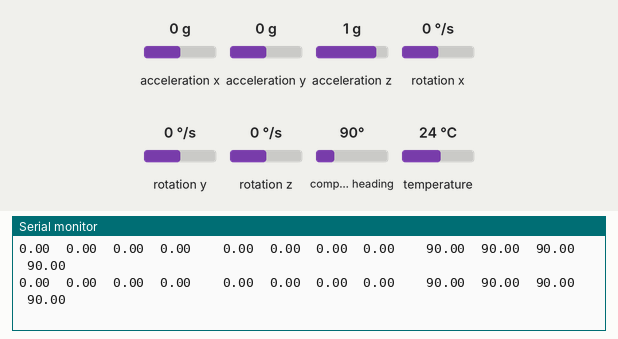
Bench run of a sketch on a simulated Arduino Uno, built with avr-gcc and run on an emulated ATmega328P. On the bench: the last lines printed to the serial monitor. The test bench sets the inputs (shaded band); at power-on: acceleration x 0 g, acceleration y 0 g, compass heading 90°, acceleration z 1 g, rotation x 0 °/s, rotation y 0 °/s, rotation z 0 °/s, temperature 24 °C.

Above: at 1.2 s.
1.3 s: acceleration x set to -0.8 g
At 2.1 s:
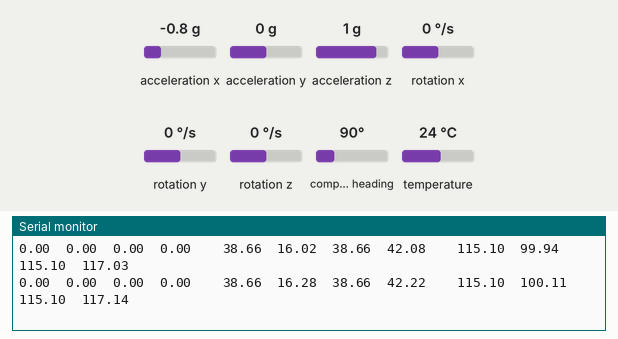
4.3 s: acceleration y set to -1.4 g
At 5.4 s:
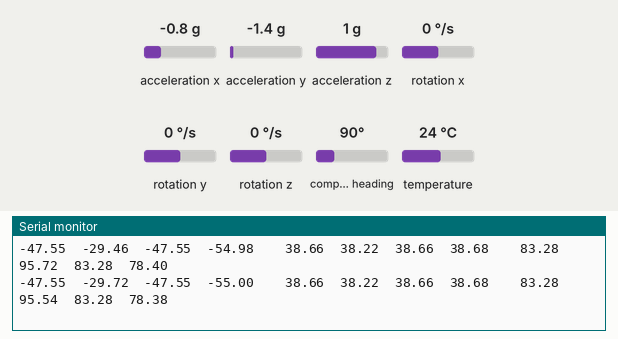
7.3 s: compass heading set to 7°
At 8.0 s:
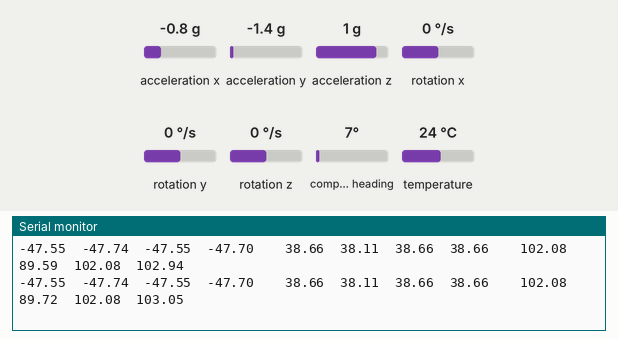
10.3 s: acceleration z set to -1.4 g
At 10.9 s:
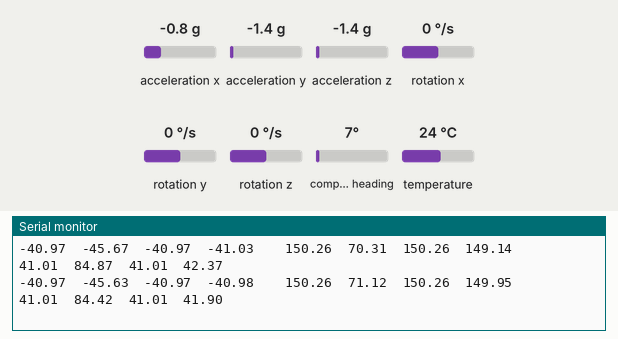
13.3 s: acceleration x set to 0 g
At 13.9 s:
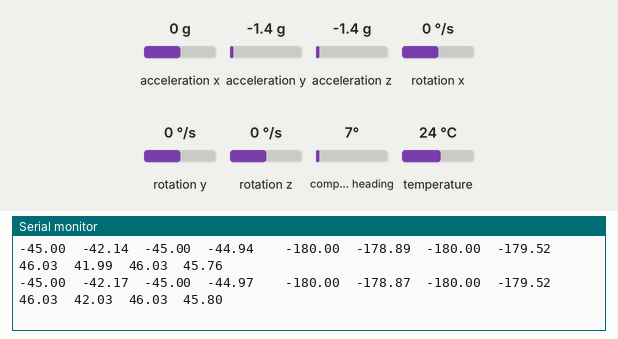
Timing chart, 0 to 16.3 s (numbered marks = the images above; inputs shaded):
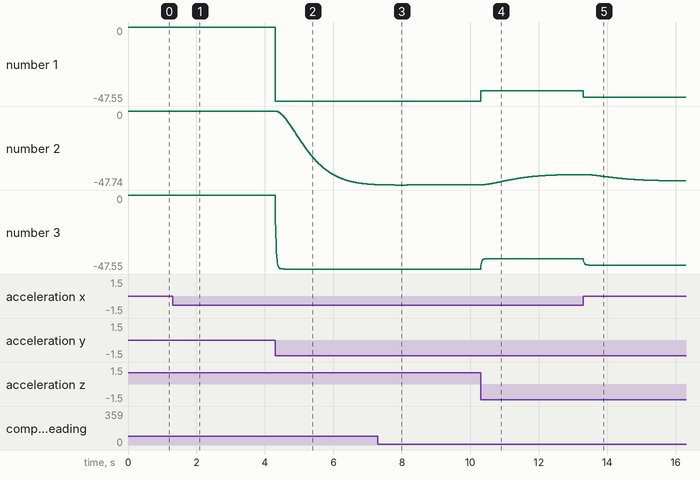

The sketch:

more_orientation_display.ino
```cpp
#include <Wire.h>
#include <Kalman.h> // Source: https://github.com/TKJElectronics/KalmanFilter
#include <Adafruit_LSM9DS1.h>
#include <Adafruit_Sensor.h>  // not used in this demo but required!

// i2c
Adafruit_LSM9DS1 lsm = Adafruit_LSM9DS1();

#define LSM9DS1_SCK A5
#define LSM9DS1_MISO 12
#define LSM9DS1_MOSI A4
#define LSM9DS1_XGCS 6
#define LSM9DS1_MCS 5

//#define RESTRICT_PITCH // Comment out to restrict roll to ±90deg instead - please read: http://www.freescale.com/files/sensors/doc/app_note/AN3461.pdf

Kalman kalmanX, kalmanY, kalmanZ; // Create the Kalman instances

/* IMU Data */
double accX, accY, accZ;
double gyroX, gyroY, gyroZ;
double magX, magY, magZ;
int16_t tempRaw;

double roll, pitch, yaw; // Roll and pitch are calculated using the accelerometer while yaw is calculated using the magnetometer

double gyroXangle, gyroYangle, gyroZangle; // Angle calculate using the gyro only
double compAngleX, compAngleY, compAngleZ; // Calculated angle using a complementary filter
double kalAngleX, kalAngleY, kalAngleZ; // Calculated angle using a Kalman filter

uint32_t timer;

void setupSensor()
{
  // 1.) Set the accelerometer range
  lsm.setupAccel(lsm.LSM9DS1_ACCELRANGE_2G);
  //lsm.setupAccel(lsm.LSM9DS1_ACCELRANGE_4G);
  //lsm.setupAccel(lsm.LSM9DS1_ACCELRANGE_8G);
  //lsm.setupAccel(lsm.LSM9DS1_ACCELRANGE_16G);

  // 2.) Set the magnetometer sensitivity
  lsm.setupMag(lsm.LSM9DS1_MAGGAIN_4GAUSS);
  //lsm.setupMag(lsm.LSM9DS1_MAGGAIN_8GAUSS);
  //lsm.setupMag(lsm.LSM9DS1_MAGGAIN_12GAUSS);
  //lsm.setupMag(lsm.LSM9DS1_MAGGAIN_16GAUSS);

  // 3.) Setup the gyroscope
  lsm.setupGyro(lsm.LSM9DS1_GYROSCALE_245DPS);
  //lsm.setupGyro(lsm.LSM9DS1_GYROSCALE_500DPS);
  //lsm.setupGyro(lsm.LSM9DS1_GYROSCALE_2000DPS);
}


void setup() {
  Serial.begin(115200);

  while (!Serial) {
    delay(1); // will pause Zero, Leonardo, etc until serial console opens
  }

  Serial.println("LSM9DS1 data read demo");

  // Try to initialise and warn if we couldn't detect the chip
  if (!lsm.begin())
  {
    Serial.println("Oops ... unable to initialize the LSM9DS1. Check your wiring!");
    while (1);
  }
  Serial.println("Found LSM9DS1 9DOF");


  //Wire.begin(); //maybe needed, prob not cuz its for i2c
  setupSensor();
  lsm.read();  /* ask it to read in the data */
  /* Get a new sensor event */


  /* Set Kalman and gyro starting angle */
  updatesensors(); //get accel, gyro, mag, temp vals and name
  updatePitchRoll();
  updateYaw();

  kalmanX.setAngle(roll); // First set roll starting angle
  gyroXangle = roll;
  compAngleX = roll;

  kalmanY.setAngle(pitch); // Then pitch
  gyroYangle = pitch;
  compAngleY = pitch;

  kalmanZ.setAngle(yaw); // And finally yaw
  gyroZangle = yaw;
  compAngleZ = yaw;

  timer = micros(); // Initialize the timer
}

void loop() {
  /* Update all the IMU values */
  lsm.read();  /* ask it to read in the data */
  /* Get a new sensor event */


  updatesensors();

  double dt = (double)(micros() - timer) / 1000000; // Calculate delta time
  timer = micros();


  /* Roll and pitch estimation */
  updatePitchRoll();
  //double gyroXrate = gyroX / 131.0; // Convert to deg/s //prob not needed
  //double gyroYrate = gyroY / 131.0; // Convert to deg/s

#ifdef RESTRICT_PITCH
  // This fixes the transition problem when the accelerometer angle jumps between -180 and 180 degrees
  if ((roll < -90 && kalAngleX > 90) || (roll > 90 && kalAngleX < -90)) {
    kalmanX.setAngle(roll);
    compAngleX = roll;
    kalAngleX = roll;
    gyroXangle = roll;
  } else
    kalAngleX = kalmanX.getAngle(roll, gyroX, dt); // Calculate the angle using a Kalman filter

  if (abs(kalAngleX) > 90)
    gyroY = -gyroY; // Invert rate, so it fits the restricted accelerometer reading
  kalAngleY = kalmanY.getAngle(pitch, gyroY, dt);
#else
  // This fixes the transition problem when the accelerometer angle jumps between -180 and 180 degrees
  if ((pitch < -90 && kalAngleY > 90) || (pitch > 90 && kalAngleY < -90)) {
    kalmanY.setAngle(pitch);
    compAngleY = pitch;
    kalAngleY = pitch;
    gyroYangle = pitch;
  } else
    kalAngleY = kalmanY.getAngle(pitch, gyroY, dt); // Calculate the angle using a Kalman filter

  if (abs(kalAngleY) > 90)
    gyroX = -gyroX; // Invert rate, so it fits the restricted accelerometer reading
  kalAngleX = kalmanX.getAngle(roll, gyroX, dt); // Calculate the angle using a Kalman filter
#endif


  /* Yaw estimation */
  updateYaw();
  //double gyroZrate = gyroZ / 131.0; // Convert to deg/s  //prob not needed
  // This fixes the transition problem when the yaw angle jumps between -180 and 180 degrees
  if ((yaw < -90 && kalAngleZ > 90) || (yaw > 90 && kalAngleZ < -90)) {
    kalmanZ.setAngle(yaw);
    compAngleZ = yaw;
    kalAngleZ = yaw;
    gyroZangle = yaw;
  } else
    kalAngleZ = kalmanZ.getAngle(yaw, gyroZ, dt); // Calculate the angle using a Kalman filter


  /* Estimate angles using gyro only */
  //gyroXangle += gyroX * dt; // Calculate gyro angle without any filter
  //gyroYangle += gyroY * dt;
  //gyroZangle += gyroZ * dt;
  gyroXangle += kalmanX.getRate() * dt; // Calculate gyro angle using the unbiased rate from the Kalman filter
  gyroYangle += kalmanY.getRate() * dt;
  gyroZangle += kalmanZ.getRate() * dt;

  /* Estimate angles using complimentary filter */
  compAngleX = 0.7 * (compAngleX + gyroX * dt) + 0.3 * roll; // Calculate the angle using a Complimentary filter
  compAngleY = 0.7 * (compAngleY + gyroY * dt) + 0.3 * pitch; //originally 0.93, 0.07 everywhere
  compAngleZ = 0.7 * (compAngleZ + gyroZ * dt) + 0.3 * yaw;

  // Reset the gyro angles when they has drifted too much
  if (gyroXangle < -180 || gyroXangle > 180)
    gyroXangle = kalAngleX;
  if (gyroYangle < -180 || gyroYangle > 180)
    gyroYangle = kalAngleY;
  if (gyroZangle < -180 || gyroZangle > 180)
    gyroZangle = kalAngleZ;


  /* Print Data */
#if 1
  Serial.print(roll); Serial.print("\t");
  Serial.print(gyroXangle); Serial.print("\t");
  Serial.print(compAngleX); Serial.print("\t");
  Serial.print(kalAngleX); Serial.print("\t");

  Serial.print("\t");

  Serial.print(pitch); Serial.print("\t");
  Serial.print(gyroYangle); Serial.print("\t");
  Serial.print(compAngleY); Serial.print("\t");
  Serial.print(kalAngleY); Serial.print("\t");

  Serial.print("\t");

  Serial.print(yaw); Serial.print("\t");
  Serial.print(gyroZangle); Serial.print("\t");
  Serial.print(compAngleZ); Serial.print("\t");
  Serial.print(kalAngleZ); Serial.println("\t");


#endif
#if 0 // Set to 1 to print the IMU data
  Serial.print("Accel X: "); Serial.print(a.acceleration.x); Serial.print(" m/s^2");
  Serial.print("\tY: "); Serial.print(a.acceleration.y);     Serial.print(" m/s^2 ");
  Serial.print("\tZ: "); Serial.print(a.acceleration.z);     Serial.println(" m/s^2 ");

  Serial.print("Mag X: "); Serial.print(m.magnetic.x);   Serial.print(" gauss");
  Serial.print("\tY: "); Serial.print(m.magnetic.y);     Serial.print(" gauss");
  Serial.print("\tZ: "); Serial.print(m.magnetic.z);     Serial.println(" gauss");

  Serial.print("Gyro X: "); Serial.print(g.gyro.x);   Serial.print(" dps");
  Serial.print("\tY: "); Serial.print(g.gyro.y);      Serial.print(" dps");
  Serial.print("\tZ: "); Serial.print(g.gyro.z);      Serial.println(" dps");

  Serial.print("Temp: "); Serial.print(temp.temperature); Serial.println(" celcius");
#endif
#if 0 // Set to 1 to print the temperature
  Serial.print("\t");
  sensors_event_t a, m, g, temp;
  lsm.getEvent(&a, &m, &g, &temp);
  double temperature = temp.temperature / 340.0 + 36.53;
  Serial.print("Temp: "); Serial.print(temperature); Serial.println(" celcius");
#endif

  Serial.println();

  delay(00);
}

void updatesensors() {
   // Get accelerometer and gyroscope values, maybe manual get vals once again here? <--
    sensors_event_t a, m, g, temp;
    lsm.getEvent(&a, &m, &g, &temp);
  accX = a.acceleration.x;
  accY = a.acceleration.y;
  accZ = a.acceleration.z;
  //tempRaw = ?? , also i think its prepared, not raw
  gyroX = g.gyro.x;
  gyroY = g.gyro.y;
  gyroZ = g.gyro.z;
  magX = m.magnetic.x;
  magZ = m.magnetic.y;
  magY = m.magnetic.z;
}

void updatePitchRoll() {
  // Source: http://www.freescale.com/files/sensors/doc/app_note/AN3461.pdf eq. 25 and eq. 26
  // atan2 outputs the value of -π to π (radians) - see http://en.wikipedia.org/wiki/Atan2
  // It is then converted from radians to degrees
#ifdef RESTRICT_PITCH // Eq. 25 and 26
  roll = atan2(accY, accZ) * RAD_TO_DEG;
  pitch = atan(-accX / sqrt(accY * accY + accZ * accZ)) * RAD_TO_DEG;
#else // Eq. 28 and 29
  roll = atan(accY / sqrt(accX * accX + accZ * accZ)) * RAD_TO_DEG;
  pitch = atan2(-accX, accZ) * RAD_TO_DEG;
#endif
}

void updateYaw() { // See: http://www.freescale.com/files/sensors/doc/app_note/AN4248.pdf
  magX *= -1; // Invert axis - prob not needed
  magZ *= -1;

  /*double mag_norm = sqrt((magX*magX)+(magY*magY)+(magZ*magZ));
  magX=magX/mag_norm;
  magY=magY/mag_norm;
  magZ=magZ/mag_norm;*/

  double rollAngle = compAngleX * DEG_TO_RAD;  //originally kalAngle
  double pitchAngle = compAngleY * DEG_TO_RAD;

  double Bfy = magZ * sin(rollAngle) - magY * cos(rollAngle);
  double Bfx = magX * cos(pitchAngle) + magY * sin(pitchAngle) * sin(rollAngle) + magZ * sin(pitchAngle) * cos(rollAngle);
  yaw = atan2(-Bfy, Bfx) * RAD_TO_DEG;

  //yaw = atan(accZ / sqrt(accX*accX + accZ*accZ)) * RAD_TO_DEG;
  //yaw = atan2(accX, accY) * RAD_TO_DEG;

  yaw *= -1; //prob not needed
}
```

Measured:
- after the input at 1.3 s, the serial monitor: prints a new line at once (image 1)
